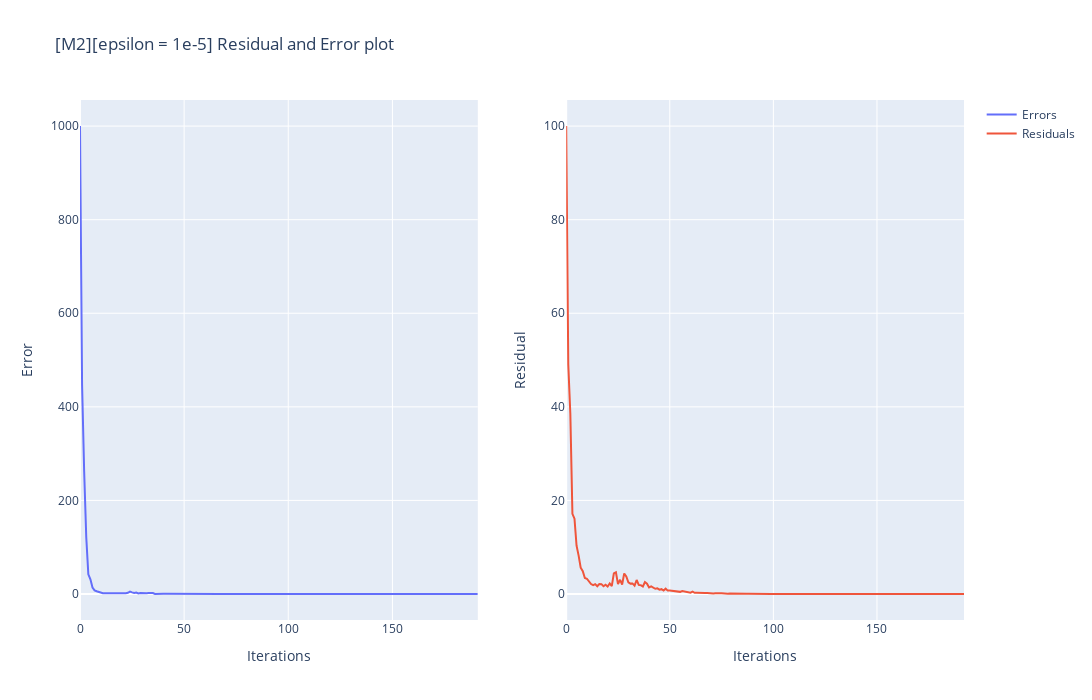

Source (notebook cell):
### Code cell
fig = make_subplots(rows=1, cols=2, shared_xaxes=False)
fig.add_trace( go.Scatter(x=list(range(0,len(errors_m2)-1)), y=errors_m2,name="Errors"),
    row=1, col=1)
fig.add_trace(
    go.Scatter(x=list(range(0,len(residual_m2))), y=residual_m2,name="Residuals"), row=1, col=2
)
fig.update_xaxes(title_text="Iterations", row=1, col=1)
fig.update_yaxes(title_text="Error", row=1, col=1)
fig.update_xaxes(title_text="Iterations", row=1, col=2)
fig.update_yaxes(title_text="Residual", row=1, col=2)
fig.update_layout(height=700, width=1800,title_text="[M2][epsilon = 1e-5] Residual and Error plot").show()

### Figure 1 — Plotly figure (JSON) as saved in the notebook; plotly's stock layout.template omitted (floating-point values rounded to 4 significant figures; data arrays with more than 128 entries replaced by an {"elided": "..."} marker saying what was removed)
{"data": [{"name": "Errors", "type": "scatter", "x": {"elided": "192 int values"}, "xaxis": "x", "y": {"elided": "193 float values"}, "yaxis": "y"}, {"name": "Residuals", "type": "scatter", "x": {"elided": "193 int values"}, "xaxis": "x2", "y": {"elided": "193 float values"}, "yaxis": "y2"}], "layout": {"height": 700, "title": {"text": "[M2][epsilon = 1e-5] Residual and Error plot"}, "width": 1800, "xaxis": {"anchor": "y", "domain": [0, 0.45], "title": {"text": "Iterations"}}, "xaxis2": {"anchor": "y2", "domain": [0.55, 1], "title": {"text": "Iterations"}}, "yaxis": {"anchor": "x", "domain": [0, 1], "title": {"text": "Error"}}, "yaxis2": {"anchor": "x2", "domain": [0, 1], "title": {"text": "Residual"}}}}
